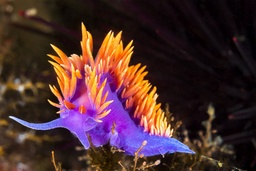
#> input picture SEMINARI1/nudibranqui.jpg, 256 x 171 px, shrunk from 2000 x 1333 before the run
$ python our_tests.py
#> lines starting #> are read from the running program, lines starting #| are printed output that depends on the picture
### SEMINARI1/Seminar1.py
import os
import subprocess
import numpy as np
from numpy import empty,arange,exp,real,imag,pi
from numpy.fft import rfft,irfft
import matplotlib.pyplot as plt
from  scipy import fftpack
import cv2 as cv


class semi1:
    def rgb_to_yuv(R, G, B):

        Y =  0.257*R + 0.504*G + 0.98*B +16
        U = -0.148*R - 0.291*G + 0.439*B + 128
        V =  0.439*R - 0.368*G - 0.071*B + 128

        return Y,U,V


    def yuv_to_rgb(Y,U,V):

        R = 1.164 * (Y-16) + 1.596 * (V-128)
        G = 1.164 * (Y-16) - 0.813 * (V-128) - 0.391 * (U -128)
        B = 1.164 * (Y-16) + 2.018 * (U- 128)

        return R, G, B

    def ffmpeg_resize(input_file, output_file, scale):

#> called with input_file = 'nudibranqui.jpg', output_file = 'nudibranqui_R1.jpg', scale = 'scale=320:240'
        command= f"ffmpeg -i {input_file} -vf {scale} {output_file}"

        subprocess.call(command)
#> (this line was passed over: subprocess is not available in this run)


    # Utility function to print matrix in zig-zag form

    def serpentine(mat):
        n = len(mat)
        m = len(mat[0])
        row = 0
        col = 0

        np.zeros(n*m)

        row_inc = False

        # Print the first half of the zig-zag pattern
        mn = min(m, n)
        for length in range(1, mn + 1):
            for i in range(length):
                print(mat[row][col], end=' ')

                if i + 1 == length:
                    break

                # If row_inc is true, increment row
                # and decrement col;
                # otherwise, decrement row and increment col.
                if row_inc:
                    row += 1
                    col -= 1
                else:
                    row -= 1
                    col += 1

            if length == mn:
                break

            # Update row or col value based on the
            # last increment
            if row_inc:
                row += 1
                row_inc = False
            else:
                col += 1
                row_inc = True

        # Adjust row and col for the second half of the matrix
        if row == 0:
            if col == m - 1:
                row += 1
            else:
                col += 1
            row_inc = True
        else:
            if row == n - 1:
                col += 1
            else:
                row += 1
            row_inc = False

        # Print the second half of the zig-zag pattern
        MAX = max(m, n) - 1
        for diag in range(MAX, 0, -1):
            length = mn if diag > mn else diag
            for i in range(length):
                print(mat[row][col], end=' ')

                if i + 1 == length:
                    break

                # Update row or col value based on the last increment
                if row_inc:
                    row += 1
                    col -= 1
                else:
                    col += 1
                    row -= 1

            # Update row and col based on position in the matrix
            if row == 0 or col == m - 1:
                if col == m - 1:
                    row += 1
                else:
                    col += 1
                row_inc = True
            elif col == 0 or row == n - 1:
                if row == n - 1:
                    col += 1
                else:
                    row += 1
                row_inc = False

    def ffmpeg_bw(input_file, output_file):

#> called with input_file = 'nudibranqui.jpg', output_file = 'nudibranqui_blw.jpg'
        command = f"ffmpeg -i {input_file} -vf hue=s=0 {output_file}"
        subprocess.call(command)
#> (this line was passed over: subprocess is not available in this run)

    def encode(message):
#> called with message = '000001101111000'
        encoded_message = ""
        i = 0

        while (i <= len(message)-1):
            count = 1
            ch = message[i]
            j = i
            while (j < len(message)-1):
                if (message[j] == message[j+1]):
                    count = count+1
                    j = j+1
                else:
                    break
            encoded_message=encoded_message+str(count)+ch
            i = j+1
        return encoded_message


class dct:

    def dct(x):
        N = len(x)
        x2 = empty(2*N,float)
        x2[:N] = x[:]
        x2[N:] = x[::-1]

        X = rfft(x2)
        phi = exp(-1j*pi*arange(N)/(2*N))
        return real(phi*X[:N])

class dwt:

  def conv(image, filter):
    dimx = image.shape[0]-filter.shape[0]+1
    dimy = image.shape[1]-filter.shape[1]+1
    ans = np.zeros((dimx,dimy))
    for i in range(dimx):
      for j in range(dimy):
        ans[i,j] = np.sum(image[i:i+filter.shape[0],j:j+filter.shape[1]]*filter)
    return ans


  def dwt(image):
    lowpass = np.ones((3,3))*(1/9)
    highpass_x = np.array([[1,0,-1],[2,0,-2],[1,0,-1]])#sobel filter
    highpass_y = np.array([[1,2,1],[0,0,0],[-1,-2,-1]])#sobel filter
    l = dwt.conv(image, lowpass)
    h = dwt.conv(image,highpass_x)
    ll = dwt.conv(l,lowpass)#approximate subband
    lh = dwt.conv(l,highpass_x)#horizontal subband
    hl = dwt.conv(l,highpass_y)#vertical subband
    hh = dwt.conv(h,highpass_y)#diagonal subband
    return ll, lh, hl, hh

### SEMINARI1/our_tests.py
import Seminar1
from scipy import fftpack
import cv2 as cv
import matplotlib.pyplot as plt


#RGB TO YUV AND YUV TO RGB
print("rgb to yuv:", Seminar1.semi1.rgb_to_yuv(50, 0, 0))
print("yuv to rgb:", Seminar1.semi1.yuv_to_rgb(28.85, 120.6, 149.95))

print("yuv to rgb:", Seminar1.semi1.yuv_to_rgb(128, 150, 200))
print("rgb to yuv:", Seminar1.semi1.rgb_to_yuv(245.28, 63.22999999999999, 174.76399999999998))

#RESIZE USING FFMPEG

Seminar1.semi1.ffmpeg_resize("nudibranqui.jpg", "nudibranqui_R1.jpg", "scale=320:240")
Seminar1.semi1.ffmpeg_resize("nudibranqui.jpg", "nudibranqui_R2.jpg", "scale=160:120")


#SERPENTINE

mat = [
    [ 1,  2,  6,  7, 15, 16, 28, 29],
    [ 3,  5,  8, 14, 17, 27, 30, 43],
    [ 4,  9, 13, 18, 26, 31, 42, 44],
    [10, 12, 19, 25, 32, 41, 45, 54],
    [11, 20, 24, 33, 40, 46, 53, 55],
    [21, 23, 34, 39, 47, 52, 56, 63],
    [22, 35, 38, 48, 51, 57, 62, 64],
    [36, 37, 49, 50, 58, 61, 65, 66]
]

Seminar1.semi1.serpentine(mat)


#BLACK AND WHITE USING FFMPEG
Seminar1.semi1.ffmpeg_bw("nudibranqui.jpg", "nudibranqui_blw.jpg")

#RUN-LENGHT ENCODING

encoded_message = "000001101111000"
print("\n run-lenght:", Seminar1.semi1.encode(encoded_message))

#DCT

x = [72, 70, 65, 65, 66, 68, 72, 75, 80, 84, 84, 89]

print("Nostra funció:", Seminar1.dct.dct(x))

print("LLibreria:",fftpack.dct(x))


#DWT
image = cv.imread('nudibranqui.jpg', cv.IMREAD_GRAYSCALE)
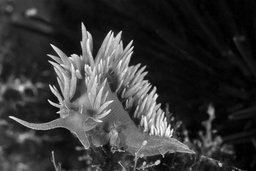
#> image: shape (171, 256); min 0, max 255, mean 54.6
ll0, lh0, hl0 ,hh0 = Seminar1.dwt.dwt(image)
#> after the loop in conv, `for i in range(dimx):`:
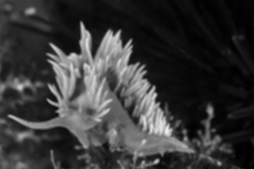
#> ans: shape (169, 254) float64; min 0.111, max 238.9, mean 54.9
#> after the loop in conv (call 2), `for i in range(dimx):`:
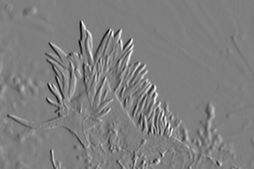
#> ans: shape (169, 254) float64; min -815, max 822, mean 1.9; drawn with min black and max white
#> after the loop in conv (call 3), `for i in range(dimx):`:
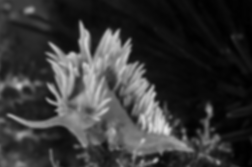
#> ans: shape (167, 252) float64; min 0.543, max 229.3, mean 55.3
#> after the loop in conv (call 4), `for i in range(dimx):`:
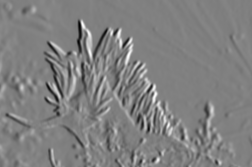
#> ans: shape (167, 252) float64; min -490.8, max 485.6, mean 1.9; drawn with min black and max white
#> after the loop in conv (call 5), `for i in range(dimx):`:
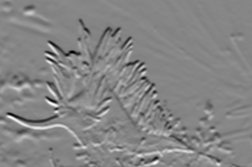
#> ans: shape (167, 252) float64; min -483.3, max 436.8, mean -1.4; drawn with min black and max white
#> after the loop in conv (call 6), `for i in range(dimx):`:
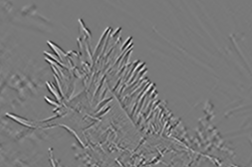
#> ans: shape (167, 252) float64; min -2457, max 2700, mean 0; drawn with min black and max white

plt.figure(figsize=(5,4))
plt.subplot(2,2,1), plt.imshow(ll0, cmap='gray')
plt.subplot(2,2,2), plt.imshow(lh0, cmap='gray')
plt.subplot(2,2,3), plt.imshow(hl0, cmap='gray')
plt.subplot(2,2,4), plt.imshow(hh0, cmap='gray')
